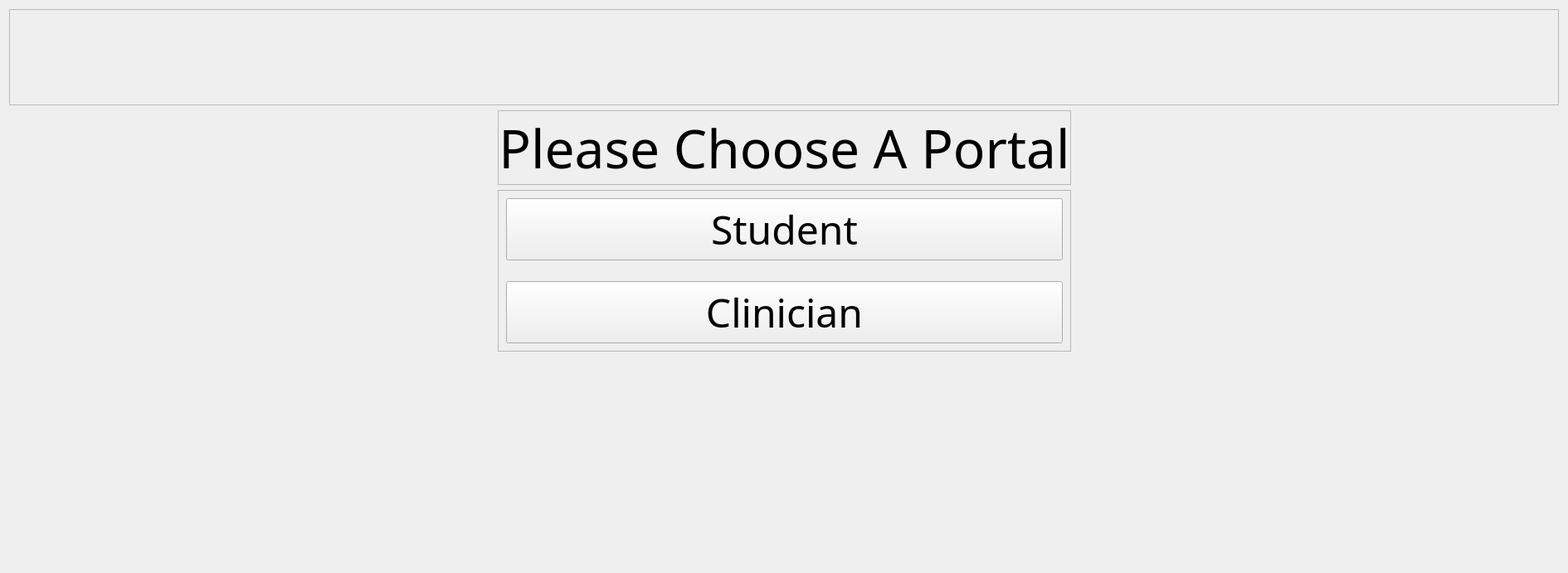
      <widget class="QWidget" name="landingPage">
       <layout class="QGridLayout" name="gridLayout">
        <item row="3" column="2">
         <spacer name="horizontalSpacer_2">
          <property name="orientation">
           <enum>Qt::Horizontal</enum>
          </property>
          <property name="sizeHint" stdset="0">
           <size>
            <width>582</width>
            <height>20</height>
           </size>
          </property>
         </spacer>
        </item>
        <item row="4" column="1">
         <spacer name="verticalSpacer">
          <property name="orientation">
           <enum>Qt::Vertical</enum>
          </property>
          <property name="sizeHint" stdset="0">
           <size>
            <width>20</width>
            <height>256</height>
           </size>
          </property>
         </spacer>
        </item>
        <item row="2" column="1">
         <widget class="QLabel" name="label_33">
          <property name="font">
           <font>
            <family>Bahnschrift</family>
            <pointsize>48</pointsize>
           </font>
          </property>
          <property name="frameShape">
           <enum>QFrame::StyledPanel</enum>
          </property>
          <property name="text">
           <string>Please Choose A Portal</string>
          </property>
          <property name="alignment">
           <set>Qt::AlignCenter</set>
          </property>
         </widget>
        </item>
        <item row="1" column="0" colspan="3">
         <widget class="QLabel" name="label_32">
          <property name="sizePolicy">
           <sizepolicy hsizetype="Preferred" vsizetype="Preferred">
            <horstretch>0</horstretch>
            <verstretch>0</verstretch>
           </sizepolicy>
          </property>
          <property name="font">
           <font>
            <family>Embassy BT</family>
            <pointsize>63</pointsize>
            <weight>75</weight>
            <bold>true</bold>
           </font>
          </property>
          <property name="frameShape">
           <enum>QFrame::StyledPanel</enum>
          </property>
          <property name="frameShadow">
           <enum>QFrame::Sunken</enum>
          </property>
          <property name="text">
           <string/>
          </property>
          <property name="textFormat">
           <enum>Qt::AutoText</enum>
          </property>
          <property name="pixmap">
           <pixmap>../Logo/QhealthLogoLargeEdited.png</pixmap>
          </property>
          <property name="scaledContents">
           <bool>false</bool>
          </property>
          <property name="alignment">
           <set>Qt::AlignCenter</set>
          </property>
         </widget>
        </item>
        <item row="3" column="0">
         <spacer name="horizontalSpacer">
          <property name="orientation">
           <enum>Qt::Horizontal</enum>
          </property>
          <property name="sizeHint" stdset="0">
           <size>
            <width>583</width>
            <height>20</height>
           </size>
          </property>
         </spacer>
        </item>
        <item row="3" column="1">
         <widget class="QFrame" name="frame_4">
          <property name="frameShape">
           <enum>QFrame::StyledPanel</enum>
          </property>
          <property name="frameShadow">
           <enum>QFrame::Sunken</enum>
          </property>
          <layout class="QVBoxLayout" name="verticalLayout_2">
           <property name="spacing">
            <number>25</number>
           </property>
           <item>
            <widget class="QPushButton" name="studentButton">
             <property name="font">
              <font>
               <family>Bahnschrift SemiLight</family>
               <pointsize>36</pointsize>
              </font>
             </property>
             <property name="text">
              <string>Student</string>
             </property>
            </widget>
           </item>
           <item>
            <widget class="QPushButton" name="clinicianButton">
             <property name="font">
              <font>
               <family>Bahnschrift</family>
               <pointsize>36</pointsize>
              </font>
             </property>
             <property name="text">
              <string>Clinician</string>
             </property>
            </widget>
           </item>
          </layout>
         </widget>
        </item>
       </layout>
      </widget>
